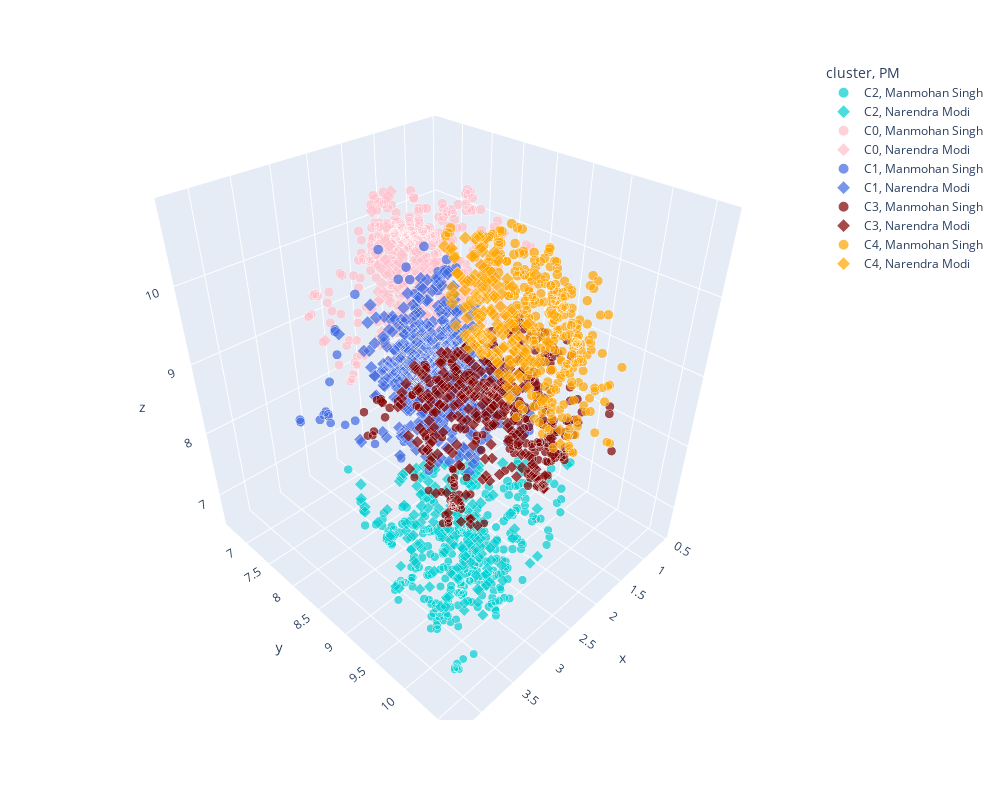

Source (notebook cell):
### Markdown cell above
## 3D Scatter plot using plotly

### Code cell
# Create a 3D scatter plot using Plotly Express
fig = px.scatter_3d(
    df_dim_date,  # DataFrame containing the data
    x='x',          # Column name for the x-axis values
    y='y',          # Column name for the y-axis values
    z='z',          # Column name for the z-axis values
    color='cluster',     # Column name for assigning colors based on cluster
    hover_data='index',  # Column name for additional information on hover
    size='z',      # Column name for assigning marker size based on cluster
    size_max=10,         # Maximum size of the markers
    symbol = 'PM',
    #color_continuous_scale = ['lavender', 'royalblue', 'darkturquoise', 'maroon', 'black']        

    color_discrete_map = {'C0':'pink', 'C1':'royalblue', 'C2':'darkturquoise', 'C3':'maroon', 'C4': 'orange'}          
)

# Customize the layout of the figure
fig.update_layout(
    height=800,  # Set the height of the figure
    width=1000   # Set the width of the figure
)

# Display the plot
fig.show()

### Figure 1 — Plotly figure (JSON) as saved in the notebook; plotly's stock layout.template omitted (floating-point values rounded to 4 significant figures; data arrays with more than 128 entries replaced by an {"elided": "..."} marker saying what was removed)
{"data": [{"customdata": {"elided": "320x1 str values"}, "hovertemplate": "cluster=C2<br>PM=Manmohan Singh<br>x=%{x}<br>y=%{y}<br>z=%{marker.size}<br>index=%{customdata[0]}<extra></extra>", "legendgroup": "C2, Manmohan Singh", "marker": {"color": "darkturquoise", "size": {"elided": "320 float values"}, "sizemode": "area", "sizeref": 0.1085, "symbol": "circle"}, "mode": "markers", "name": "C2, Manmohan Singh", "scene": "scene", "showlegend": true, "type": "scatter3d", "x": {"elided": "320 float values"}, "y": {"elided": "320 float values"}, "z": {"elided": "320 float values"}}, {"customdata": {"elided": "167x1 str values"}, "hovertemplate": "cluster=C2<br>PM=Narendra Modi<br>x=%{x}<br>y=%{y}<br>z=%{marker.size}<br>index=%{customdata[0]}<extra></extra>", "legendgroup": "C2, Narendra Modi", "marker": {"color": "darkturquoise", "size": {"elided": "167 float values"}, "sizemode": "area", "sizeref": 0.1085, "symbol": "diamond"}, "mode": "markers", "name": "C2, Narendra Modi", "scene": "scene", "showlegend": true, "type": "scatter3d", "x": {"elided": "167 float values"}, "y": {"elided": "167 float values"}, "z": {"elided": "167 float values"}}, {"customdata": {"elided": "419x1 str values"}, "hovertemplate": "cluster=C0<br>PM=Manmohan Singh<br>x=%{x}<br>y=%{y}<br>z=%{marker.size}<br>index=%{customdata[0]}<extra></extra>", "legendgroup": "C0, Manmohan Singh", "marker": {"color": "pink", "size": {"elided": "419 float values"}, "sizemode": "area", "sizeref": 0.1085, "symbol": "circle"}, "mode": "markers", "name": "C0, Manmohan Singh", "scene": "scene", "showlegend": true, "type": "scatter3d", "x": {"elided": "419 float values"}, "y": {"elided": "419 float values"}, "z": {"elided": "419 float values"}}, {"customdata": {"elided": "137x1 str values"}, "hovertemplate": "cluster=C0<br>PM=Narendra Modi<br>x=%{x}<br>y=%{y}<br>z=%{marker.size}<br>index=%{customdata[0]}<extra></extra>", "legendgroup": "C0, Narendra Modi", "marker": {"color": "pink", "size": {"elided": "137 float values"}, "sizemode": "area", "sizeref": 0.1085, "symbol": "diamond"}, "mode": "markers", "name": "C0, Narendra Modi", "scene": "scene", "showlegend": true, "type": "scatter3d", "x": {"elided": "137 float values"}, "y": {"elided": "137 float values"}, "z": {"elided": "137 float values"}}, {"customdata": [["MSS4"], ["MSS18"], ["MSS22"], ["MSS24"], ["MSS25"], ["MSS35"], ["MSS40"], ["MSS48"], ["MSS51"], ["MSS52"], ["MSS63"], ["MSS72"], ["MSS76"], ["MSS83"], ["MSS108"], ["MSS134"], ["MSS183"], ["MSS194"], ["MSS201"], ["MSS203"], ["MSS214"], ["MSS298"], ["MSS317"], ["MSS389"], ["MSS413"], ["MSS439"], ["MSS457"], ["MSS459"], ["MSS465"], ["MSS524"], ["MSS525"], ["MSS643"], ["MSS688"], ["MSS714"], ["MSS788"], ["MSS908"], ["MSS920"], ["MSS928"], ["MSS1008"], ["MSS1011"], ["MSS1013"], ["MSS1050"], ["MSS1057"], ["MSS1084"], ["MSS1192"], ["MSS1196"], ["MSS1246"], ["MSS1250"], ["MSS1262"], ["MSS1306"], ["MSS1314"], ["MSS1318"], ["MSS1324"], ["MSS1325"], ["MSS1346"], ["MSS1367"], ["MSS1377"], ["MSS1383"], ["MSS1391"]], "hovertemplate": "cluster=C1<br>PM=Manmohan Singh<br>x=%{x}<br>y=%{y}<br>z=%{marker.size}<br>index=%{customdata[0]}<extra></extra>", "legendgroup": "C1, Manmohan Singh", "marker": {"color": "royalblue", "size": [10.28, 9.001, 9.048, 9.166, 9.046, 10.54, 9.285, 9.698, 10.26, 9.731, 8.721, 10.49, 8.488, 8.407, 8.917, 8.939, 10.39, 8.998, 8.423, 9.235, 10.61, 9.781, 10.34, 9.784, 8.525, 9.112, 9.348, 9.41, 9.751, 10.69, 9.201, 9.376, 10.76, 9.46, 9.007, 8.982, 9.314, 10.85, 9.067, 9.511, 9.254, 10.2, 10.71, 9.242, 10.78, 9.101, 9.73, 10.61, 8.32, 8.893, 10.16, 8.955, 9.042, 9.039, 9.555, 8.851, 8.793, 9.75, 9.922], "sizemode": "area", "sizeref": 0.1085, "symbol": "circle"}, "mode": "markers", "name": "C1, Manmohan Singh", "scene": "scene", "showlegend": true, "type": "scatter3d", "x": [2.857, 3.472, 4.168, 3.411, 4.148, 3.038, 3.952, 3.21, 3.419, 3.143, 3.634, 2.899, 3.182, 3.48, 3.656, 3.514, 3.072, 3.969, 3.381, 3.282, 2.693, 3.811, 2.894, 3.769, 3.423, 2.746, 3.693, 3.0, 3.789, 3.021, 2.848, 2.655, 3.118, 2.768, 3.875, 2.601, 3.073, 3.1, 3.94, 3.608, 3.118, 3.423, 3.126, 3.263, 3.16, 3.918, 3.475, 2.81, 3.317, 2.827, 2.864, 3.133, 3.019, 2.697, 3.508, 2.564, 2.546, 3.47, 2.518], "y": [8.581, 7.898, 8.313, 9.545, 8.276, 8.733, 9.971, 10.49, 8.397, 10.44, 8.042, 8.162, 8.77, 7.849, 8.551, 9.103, 8.651, 8.368, 8.513, 7.82, 8.624, 9.955, 9.02, 9.89, 8.99, 10.09, 10.09, 10.33, 9.996, 9.558, 9.978, 9.849, 9.351, 9.314, 8.392, 9.922, 10.23, 9.346, 8.405, 9.574, 10.18, 8.924, 9.263, 9.977, 9.375, 8.413, 8.087, 9.18, 7.901, 8.214, 8.66, 8.652, 9.508, 9.59, 8.919, 9.601, 9.525, 8.085, 8.849], "z": [10.28, 9.001, 9.048, 9.166, 9.046, 10.54, 9.285, 9.698, 10.26, 9.731, 8.721, 10.49, 8.488, 8.407, 8.917, 8.939, 10.39, 8.998, 8.423, 9.235, 10.61, 9.781, 10.34, 9.784, 8.525, 9.112, 9.348, 9.41, 9.751, 10.69, 9.201, 9.376, 10.76, 9.46, 9.007, 8.982, 9.314, 10.85, 9.067, 9.511, 9.254, 10.2, 10.71, 9.242, 10.78, 9.101, 9.73, 10.61, 8.32, 8.893, 10.16, 8.955, 9.042, 9.039, 9.555, 8.851, 8.793, 9.75, 9.922]}, {"customdata": {"elided": "519x1 str values"}, "hovertemplate": "cluster=C1<br>PM=Narendra Modi<br>x=%{x}<br>y=%{y}<br>z=%{marker.size}<br>index=%{customdata[0]}<extra></extra>", "legendgroup": "C1, Narendra Modi", "marker": {"color": "royalblue", "size": {"elided": "519 float values"}, "sizemode": "area", "sizeref": 0.1085, "symbol": "diamond"}, "mode": "markers", "name": "C1, Narendra Modi", "scene": "scene", "showlegend": true, "type": "scatter3d", "x": {"elided": "519 float values"}, "y": {"elided": "519 float values"}, "z": {"elided": "519 float values"}}, {"customdata": {"elided": "242x1 str values"}, "hovertemplate": "cluster=C3<br>PM=Manmohan Singh<br>x=%{x}<br>y=%{y}<br>z=%{marker.size}<br>index=%{customdata[0]}<extra></extra>", "legendgroup": "C3, Manmohan Singh", "marker": {"color": "maroon", "size": {"elided": "242 float values"}, "sizemode": "area", "sizeref": 0.1085, "symbol": "circle"}, "mode": "markers", "name": "C3, Manmohan Singh", "scene": "scene", "showlegend": true, "type": "scatter3d", "x": {"elided": "242 float values"}, "y": {"elided": "242 float values"}, "z": {"elided": "242 float values"}}, {"customdata": {"elided": "214x1 str values"}, "hovertemplate": "cluster=C3<br>PM=Narendra Modi<br>x=%{x}<br>y=%{y}<br>z=%{marker.size}<br>index=%{customdata[0]}<extra></extra>", "legendgroup": "C3, Narendra Modi", "marker": {"color": "maroon", "size": {"elided": "214 float values"}, "sizemode": "area", "sizeref": 0.1085, "symbol": "diamond"}, "mode": "markers", "name": "C3, Narendra Modi", "scene": "scene", "showlegend": true, "type": "scatter3d", "x": {"elided": "214 float values"}, "y": {"elided": "214 float values"}, "z": {"elided": "214 float values"}}, {"customdata": {"elided": "311x1 str values"}, "hovertemplate": "cluster=C4<br>PM=Manmohan Singh<br>x=%{x}<br>y=%{y}<br>z=%{marker.size}<br>index=%{customdata[0]}<extra></extra>", "legendgroup": "C4, Manmohan Singh", "marker": {"color": "orange", "size": {"elided": "311 float values"}, "sizemode": "area", "sizeref": 0.1085, "symbol": "circle"}, "mode": "markers", "name": "C4, Manmohan Singh", "scene": "scene", "showlegend": true, "type": "scatter3d", "x": {"elided": "311 float values"}, "y": {"elided": "311 float values"}, "z": {"elided": "311 float values"}}, {"customdata": {"elided": "145x1 str values"}, "hovertemplate": "cluster=C4<br>PM=Narendra Modi<br>x=%{x}<br>y=%{y}<br>z=%{marker.size}<br>index=%{customdata[0]}<extra></extra>", "legendgroup": "C4, Narendra Modi", "marker": {"color": "orange", "size": {"elided": "145 float values"}, "sizemode": "area", "sizeref": 0.1085, "symbol": "diamond"}, "mode": "markers", "name": "C4, Narendra Modi", "scene": "scene", "showlegend": true, "type": "scatter3d", "x": {"elided": "145 float values"}, "y": {"elided": "145 float values"}, "z": {"elided": "145 float values"}}], "layout": {"height": 800, "legend": {"itemsizing": "constant", "title": {"text": "cluster, PM"}, "tracegroupgap": 0}, "margin": {"t": 60}, "scene": {"domain": {"x": [0, 1], "y": [0, 1]}, "xaxis": {"title": {"text": "x"}}, "yaxis": {"title": {"text": "y"}}, "zaxis": {"title": {"text": "z"}}}, "width": 1000}}
